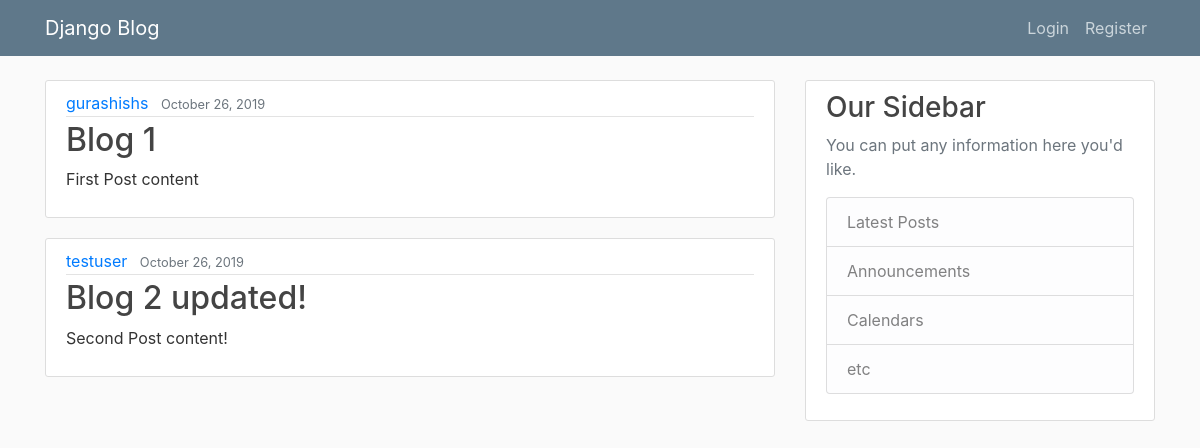
The page / on the database its author committed.
### blog/models.py (models this page shows, shortened)
class Post(models.Model):
    title = models.CharField(max_length=100)
    content = models.TextField()
    date_posted = models.DateTimeField(default=timezone.now)
    author = models.ForeignKey(User, on_delete=models.CASCADE)

### blog/views.py (the view)
# urls.py: path('',home, name='blog-home'),
def home(request):
    posts = Post.objects.all()
    context = {
        'posts': posts,
    }
    template = 'blog/home.html'
    return render(request,template,context)

### blog/templates/blog/home.html
{% extends 'base.html' %}
{% block content %}
{%for post in posts%}
<article class="media content-section">
    <div class="media-body">
        <div class="article-metadata">
            <a class="mr-2" href="#">{{ post.author }}</a>
            <small class="text-muted">{{ post.date_posted | date:'F d, Y'}}</small>
        </div>
        <h2><a class="article-title" href="#">{{ post.title }}</a></h2>
        <p class="article-content">{{ post.content }}</p>
    </div>
</article>
{%endfor%}
{% endblock %}

### blog/static/blog/main.css (style rules this page uses)
body { background: #fafafa; color: #333333; margin-top: 5rem; }
h1, h2, h3, h4, h5, h6 { color: #444444; }
.content-section { background: #ffffff; padding: 10px 20px; border: 1px solid #dddddd; border-radius: 3px; margin-bottom: 20px; }
.article-title { color: #444444; }
.article-content { white-space: pre-line; }
.article-metadata { padding-bottom: 1px; margin-bottom: 4px; border-bottom: 1px solid #e3e3e3 }

### rows shown on the page
Post: author "gurashishs", date_posted "October 26, 2019", title "Blog 1", content "First Post content"
Post: author "testuser", date_posted "October 26, 2019", title "Blog 2 updated!", content "Second Post content!"
